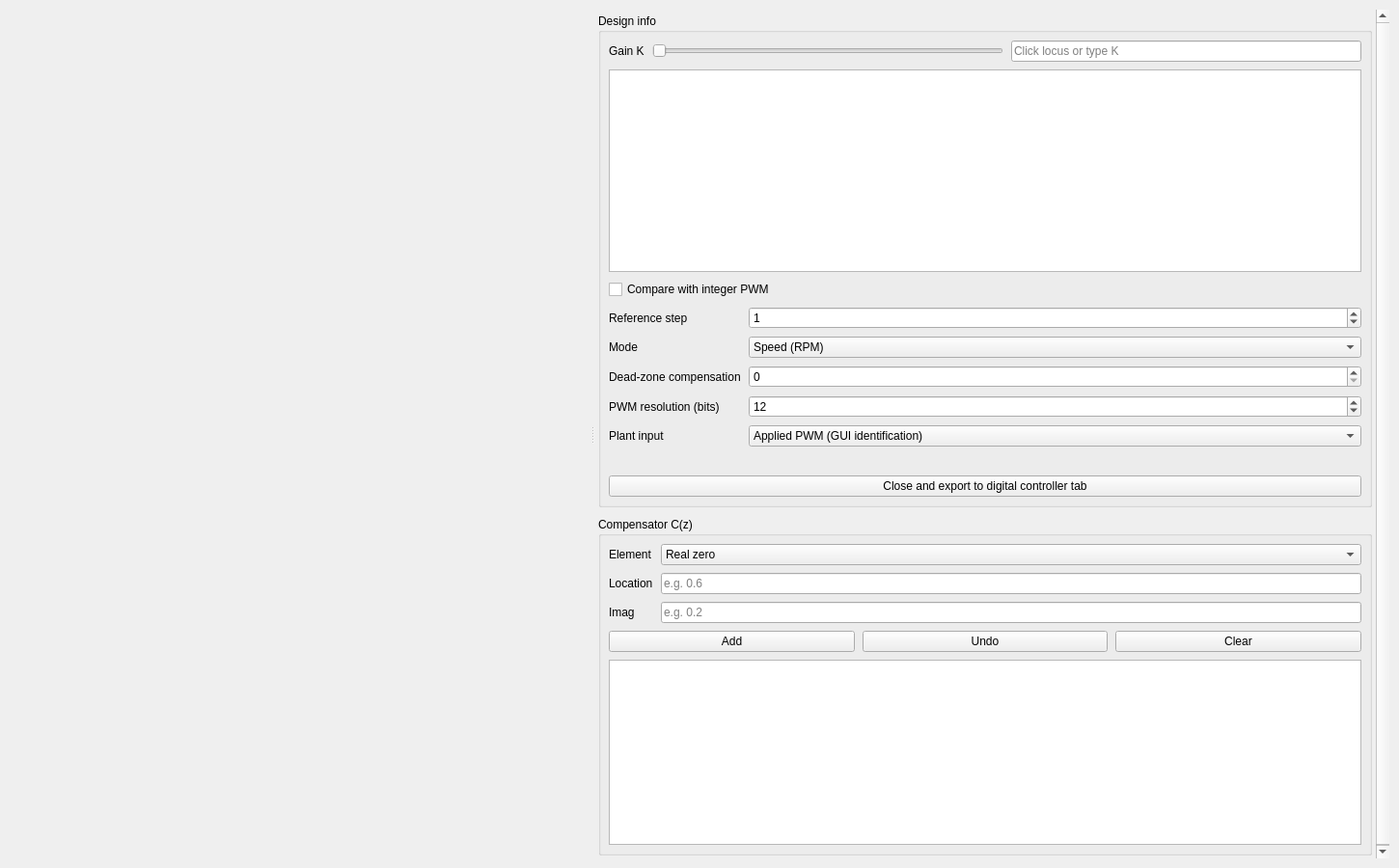
<?xml version='1.0' encoding='utf-8'?>
<ui version="4.0">
 <class>DiscreteRootLocusDialog</class>
 <widget class="QDialog" name="DiscreteRootLocusDialog">
  <property name="windowTitle">
   <string>Discrete root locus (large)</string>
  </property>
  <property name="geometry">
   <rect>
    <x>0</x>
    <y>0</y>
    <width>1450</width>
    <height>900</height>
   </rect>
  </property>
  <property name="minimumSize">
   <size>
    <width>900</width>
    <height>600</height>
   </size>
  </property>
  <layout class="QVBoxLayout" name="layout_75">
   <property name="leftMargin">
    <number>10</number>
   </property>
   <property name="topMargin">
    <number>10</number>
   </property>
   <property name="rightMargin">
    <number>10</number>
   </property>
   <property name="bottomMargin">
    <number>10</number>
   </property>
   <property name="spacing">
    <number>8</number>
   </property>
   <item>
    <widget class="QSplitter" name="plot_splitter">
     <property name="orientation">
      <enum>Qt::Horizontal</enum>
     </property>
     <property name="childrenCollapsible">
      <bool>false</bool>
     </property>
     <widget class="QWidget" name="plot_panel">
      <layout class="QVBoxLayout" name="layout_76">
       <property name="leftMargin">
        <number>0</number>
       </property>
       <property name="topMargin">
        <number>0</number>
       </property>
       <property name="rightMargin">
        <number>0</number>
       </property>
       <property name="bottomMargin">
        <number>0</number>
       </property>
       <property name="spacing">
        <number>8</number>
       </property>
       <item>
        <widget class="PlotToolbar" name="toolbar">
         <property name="sizePolicy">
          <sizepolicy hsizetype="Expanding" vsizetype="Fixed">
           <horstretch>0</horstretch>
           <verstretch>0</verstretch>
          </sizepolicy>
         </property>
        </widget>
       </item>
       <item>
        <widget class="PlotCanvas" name="canvas">
         <property name="minimumSize">
          <size>
           <width>280</width>
           <height>300</height>
          </size>
         </property>
         <property name="sizePolicy">
          <sizepolicy hsizetype="Expanding" vsizetype="Expanding">
           <horstretch>0</horstretch>
           <verstretch>0</verstretch>
          </sizepolicy>
         </property>
        </widget>
       </item>
      </layout>
     </widget>
     <widget class="QScrollArea" name="plot_controls_scroll">
      <property name="widgetResizable">
       <bool>true</bool>
      </property>
      <property name="frameShape">
       <enum>QFrame::NoFrame</enum>
      </property>
      <widget class="QWidget" name="plot_controls">
       <layout class="QVBoxLayout" name="layout_77">
        <property name="leftMargin">
         <number>4</number>
        </property>
        <property name="topMargin">
         <number>4</number>
        </property>
        <property name="rightMargin">
         <number>4</number>
        </property>
        <property name="bottomMargin">
         <number>4</number>
        </property>
        <property name="spacing">
         <number>10</number>
        </property>
        <item>
         <widget class="QGroupBox" name="info_group">
          <property name="title">
           <string>Design info</string>
          </property>
          <layout class="QVBoxLayout" name="layout_78">
           <property name="leftMargin">
            <number>8</number>
           </property>
           <property name="topMargin">
            <number>8</number>
           </property>
           <property name="rightMargin">
            <number>8</number>
           </property>
           <property name="bottomMargin">
            <number>8</number>
           </property>
           <property name="spacing">
            <number>8</number>
           </property>
           <item>
            <layout class="QHBoxLayout" name="layout_79">
             <property name="leftMargin">
              <number>0</number>
             </property>
             <property name="topMargin">
              <number>0</number>
             </property>
             <property name="rightMargin">
              <number>0</number>
             </property>
             <property name="bottomMargin">
              <number>0</number>
             </property>
             <property name="spacing">
              <number>8</number>
             </property>
             <item>
              <widget class="QLabel" name="k_slider_label">
               <property name="text">
                <string>Gain K</string>
               </property>
               <property name="wordWrap">
                <bool>true</bool>
               </property>
              </widget>
             </item>
             <item>
              <widget class="QSlider" name="k_slider">
               <property name="orientation">
                <enum>Qt::Horizontal</enum>
               </property>
               <property name="maximum">
                <number>1000</number>
               </property>
               <property name="toolTip">
                <string>Logarithmic gain slider (0 = open loop).
It follows clicks on the locus and typed gains.</string>
               </property>
              </widget>
             </item>
             <item>
              <widget class="QLineEdit" name="k_value">
               <property name="minimumSize">
                <size>
                 <width>40</width>
                 <height>0</height>
                </size>
               </property>
               <property name="sizePolicy">
                <sizepolicy hsizetype="Expanding" vsizetype="Fixed">
                 <horstretch>0</horstretch>
                 <verstretch>0</verstretch>
                </sizepolicy>
               </property>
               <property name="readOnly">
                <bool>false</bool>
               </property>
               <property name="toolTip">
                <string>Type an exact gain and press Enter.</string>
               </property>
               <property name="placeholderText">
                <string>Click locus or type K</string>
               </property>
              </widget>
             </item>
            </layout>
           </item>
           <item>
            <widget class="QTextEdit" name="info">
             <property name="readOnly">
              <bool>true</bool>
             </property>
             <property name="minimumSize">
              <size>
               <width>0</width>
               <height>210</height>
              </size>
             </property>
             <property name="sizePolicy">
              <sizepolicy hsizetype="Expanding" vsizetype="Expanding">
               <horstretch>0</horstretch>
               <verstretch>0</verstretch>
              </sizepolicy>
             </property>
            </widget>
           </item>
           <item>
            <layout class="QFormLayout" name="pwm_form">
             <property name="leftMargin">
              <number>0</number>
             </property>
             <property name="topMargin">
              <number>0</number>
             </property>
             <property name="rightMargin">
              <number>0</number>
             </property>
             <property name="bottomMargin">
              <number>0</number>
             </property>
             <property name="spacing">
              <number>8</number>
             </property>
             <property name="fieldGrowthPolicy">
              <enum>QFormLayout::AllNonFixedFieldsGrow</enum>
             </property>
             <property name="rowWrapPolicy">
              <enum>QFormLayout::WrapLongRows</enum>
             </property>
             <item row="0" column="0" rowspan="1" colspan="2">
              <widget class="QCheckBox" name="pwm_compare">
               <property name="text">
                <string>Compare with integer PWM</string>
               </property>
               <property name="toolTip">
                <string>Compare the plant response with integer PWM inside the loop, retaining float32 controller memory and saturation. The curve shows RPM or position, not PWM duty.</string>
               </property>
              </widget>
             </item>
             <item row="1" column="0" rowspan="1" colspan="1">
              <widget class="QLabel" name="pwm_reference_label">
               <property name="text">
                <string>Reference step</string>
               </property>
               <property name="wordWrap">
                <bool>true</bool>
               </property>
              </widget>
             </item>
             <item row="1" column="1" rowspan="1" colspan="1">
              <widget class="QSpinBox" name="pwm_reference">
               <property name="minimum">
                <number>-100000</number>
               </property>
               <property name="maximum">
                <number>100000</number>
               </property>
               <property name="value">
                <number>1</number>
               </property>
               <property name="toolTip">
                <string>Step reference in RPM or degrees; default 1 (unit step). Both curves use this value.</string>
               </property>
              </widget>
             </item>
             <item row="2" column="0" rowspan="1" colspan="1">
              <widget class="QLabel" name="pwm_mode_label">
               <property name="text">
                <string>Mode</string>
               </property>
               <property name="wordWrap">
                <bool>true</bool>
               </property>
              </widget>
             </item>
             <item row="2" column="1" rowspan="1" colspan="1">
              <widget class="QComboBox" name="pwm_mode">
               <item>
                <property name="text">
                 <string>Speed (RPM)</string>
                </property>
               </item>
               <item>
                <property name="text">
                 <string>Position (degrees)</string>
                </property>
               </item>
              </widget>
             </item>
             <item row="3" column="0" rowspan="1" colspan="1">
              <widget class="QLabel" name="pwm_deadzone_label">
               <property name="text">
                <string>Dead-zone compensation</string>
               </property>
               <property name="wordWrap">
                <bool>true</bool>
               </property>
              </widget>
             </item>
             <item row="3" column="1" rowspan="1" colspan="1">
              <widget class="QSpinBox" name="pwm_deadzone">
               <property name="minimum">
                <number>0</number>
               </property>
               <property name="maximum">
                <number>255</number>
               </property>
               <property name="value">
                <number>0</number>
               </property>
               <property name="toolTip">
                <string>Speed compensation added before PWM rounding; e.g. 10. Position uses no offset.</string>
               </property>
              </widget>
             </item>
             <item row="4" column="0" rowspan="1" colspan="1">
              <widget class="QLabel" name="pwm_bits_label">
               <property name="text">
                <string>PWM resolution (bits)</string>
               </property>
               <property name="wordWrap">
                <bool>true</bool>
               </property>
              </widget>
             </item>
             <item row="4" column="1" rowspan="1" colspan="1">
              <widget class="QSpinBox" name="pwm_bits">
               <property name="minimum">
                <number>1</number>
               </property>
               <property name="maximum">
                <number>16</number>
               </property>
               <property name="value">
                <number>12</number>
               </property>
               <property name="toolTip">
                <string>Match PWMbits in the firmware; e.g. 12 gives 4096 native levels. Read from the connected firmware when available. This field changes simulation only.</string>
               </property>
              </widget>
             </item>
             <item row="5" column="0" rowspan="1" colspan="1">
              <widget class="QLabel" name="pwm_plant_input_label">
               <property name="text">
                <string>Plant input</string>
               </property>
               <property name="wordWrap">
                <bool>true</bool>
               </property>
              </widget>
             </item>
             <item row="5" column="1" rowspan="1" colspan="1">
              <widget class="QComboBox" name="pwm_plant_input">
               <item>
                <property name="text">
                 <string>Applied PWM (GUI identification)</string>
                </property>
               </item>
               <item>
                <property name="text">
                 <string>Effective PWM after dead zone</string>
                </property>
               </item>
               <property name="toolTip">
                <string>Choose the plant input units. Applied: G receives PWM. Effective: G receives max(PWM - compensation, 0) in speed mode.</string>
               </property>
              </widget>
             </item>
             <item row="6" column="0" rowspan="1" colspan="2">
              <widget class="QLabel" name="pwm_status">
               <property name="text">
                <string />
               </property>
               <property name="wordWrap">
                <bool>true</bool>
               </property>
              </widget>
             </item>
            </layout>
           </item>
           <item>
            <widget class="QPushButton" name="export_btn">
             <property name="text">
              <string>Close and export to digital controller tab</string>
             </property>
             <property name="enabled">
              <bool>true</bool>
             </property>
             <property name="autoDefault">
              <bool>false</bool>
             </property>
            </widget>
           </item>
          </layout>
         </widget>
        </item>
        <item>
         <widget class="QGroupBox" name="comp_group">
          <property name="title">
           <string>Compensator C(z)</string>
          </property>
          <layout class="QVBoxLayout" name="layout_81">
           <property name="leftMargin">
            <number>8</number>
           </property>
           <property name="topMargin">
            <number>8</number>
           </property>
           <property name="rightMargin">
            <number>8</number>
           </property>
           <property name="bottomMargin">
            <number>8</number>
           </property>
           <property name="spacing">
            <number>8</number>
           </property>
           <item>
            <layout class="QFormLayout" name="comp_form">
             <property name="leftMargin">
              <number>0</number>
             </property>
             <property name="topMargin">
              <number>0</number>
             </property>
             <property name="rightMargin">
              <number>0</number>
             </property>
             <property name="bottomMargin">
              <number>0</number>
             </property>
             <property name="spacing">
              <number>8</number>
             </property>
             <property name="fieldGrowthPolicy">
              <enum>QFormLayout::AllNonFixedFieldsGrow</enum>
             </property>
             <property name="rowWrapPolicy">
              <enum>QFormLayout::WrapLongRows</enum>
             </property>
             <item row="0" column="0" rowspan="1" colspan="1">
              <widget class="QLabel" name="comp_type_label">
               <property name="text">
                <string>Element</string>
               </property>
               <property name="wordWrap">
                <bool>true</bool>
               </property>
              </widget>
             </item>
             <item row="0" column="1" rowspan="1" colspan="1">
              <widget class="QComboBox" name="comp_type">
               <item>
                <property name="text">
                 <string>Real zero</string>
                </property>
               </item>
               <item>
                <property name="text">
                 <string>Real pole</string>
                </property>
               </item>
               <item>
                <property name="text">
                 <string>Complex zero pair</string>
                </property>
               </item>
               <item>
                <property name="text">
                 <string>Complex pole pair</string>
                </property>
               </item>
               <item>
                <property name="text">
                 <string>Zero at origin</string>
                </property>
               </item>
               <item>
                <property name="text">
                 <string>Sample delay (z^-1)</string>
                </property>
               </item>
               <item>
                <property name="text">
                 <string>Integrator</string>
                </property>
               </item>
              </widget>
             </item>
             <item row="1" column="0" rowspan="1" colspan="1">
              <widget class="QLabel" name="comp_value_label">
               <property name="text">
                <string>Location</string>
               </property>
               <property name="wordWrap">
                <bool>true</bool>
               </property>
              </widget>
             </item>
             <item row="1" column="1" rowspan="1" colspan="1">
              <widget class="QLineEdit" name="comp_value">
               <property name="minimumSize">
                <size>
                 <width>40</width>
                 <height>0</height>
                </size>
               </property>
               <property name="sizePolicy">
                <sizepolicy hsizetype="Expanding" vsizetype="Fixed">
                 <horstretch>0</horstretch>
                 <verstretch>0</verstretch>
                </sizepolicy>
               </property>
               <property name="readOnly">
                <bool>false</bool>
               </property>
               <property name="placeholderText">
                <string>e.g. 0.6</string>
               </property>
              </widget>
             </item>
             <item row="2" column="0" rowspan="1" colspan="1">
              <widget class="QLabel" name="comp_imag_label">
               <property name="text">
                <string>Imag</string>
               </property>
               <property name="wordWrap">
                <bool>true</bool>
               </property>
              </widget>
             </item>
             <item row="2" column="1" rowspan="1" colspan="1">
              <widget class="QLineEdit" name="comp_imag">
               <property name="minimumSize">
                <size>
                 <width>40</width>
                 <height>0</height>
                </size>
               </property>
               <property name="sizePolicy">
                <sizepolicy hsizetype="Expanding" vsizetype="Fixed">
                 <horstretch>0</horstretch>
                 <verstretch>0</verstretch>
                </sizepolicy>
               </property>
               <property name="readOnly">
                <bool>false</bool>
               </property>
               <property name="placeholderText">
                <string>e.g. 0.2</string>
               </property>
              </widget>
             </item>
            </layout>
           </item>
           <item>
            <layout class="QHBoxLayout" name="layout_83">
             <property name="leftMargin">
              <number>0</number>
             </property>
             <property name="topMargin">
              <number>0</number>
             </property>
             <property name="rightMargin">
              <number>0</number>
             </property>
             <property name="bottomMargin">
              <number>0</number>
             </property>
             <property name="spacing">
              <number>8</number>
             </property>
             <item>
              <widget class="QPushButton" name="comp_add_btn">
               <property name="text">
                <string>Add</string>
               </property>
               <property name="enabled">
                <bool>true</bool>
               </property>
               <property name="autoDefault">
                <bool>false</bool>
               </property>
              </widget>
             </item>
             <item>
              <widget class="QPushButton" name="comp_undo_btn">
               <property name="text">
                <string>Undo</string>
               </property>
               <property name="enabled">
                <bool>true</bool>
               </property>
               <property name="autoDefault">
                <bool>false</bool>
               </property>
              </widget>
             </item>
             <item>
              <widget class="QPushButton" name="comp_clear_btn">
               <property name="text">
                <string>Clear</string>
               </property>
               <property name="enabled">
                <bool>true</bool>
               </property>
               <property name="autoDefault">
                <bool>false</bool>
               </property>
              </widget>
             </item>
            </layout>
           </item>
           <item>
            <widget class="QTextEdit" name="comp_display">
             <property name="readOnly">
              <bool>true</bool>
             </property>
             <property name="minimumSize">
              <size>
               <width>0</width>
               <height>90</height>
              </size>
             </property>
             <property name="sizePolicy">
              <sizepolicy hsizetype="Expanding" vsizetype="Expanding">
               <horstretch>0</horstretch>
               <verstretch>0</verstretch>
              </sizepolicy>
             </property>
            </widget>
           </item>
          </layout>
         </widget>
        </item>
        <property name="sizeConstraint">
         <enum>QLayout::SetMinimumSize</enum>
        </property>
       </layout>
      </widget>
      <property name="minimumSize">
       <size>
        <width>340</width>
        <height>0</height>
       </size>
      </property>
     </widget>
    </widget>
   </item>
  </layout>
 </widget>
 <customwidgets>
  <customwidget>
   <class>PlotCanvas</class>
   <extends>QWidget</extends>
   <header>ui_widgets</header>
  </customwidget>
  <customwidget>
   <class>PlotToolbar</class>
   <extends>QWidget</extends>
   <header>ui_widgets</header>
  </customwidget>
 </customwidgets>
 <resources />
 <connections />
</ui>
